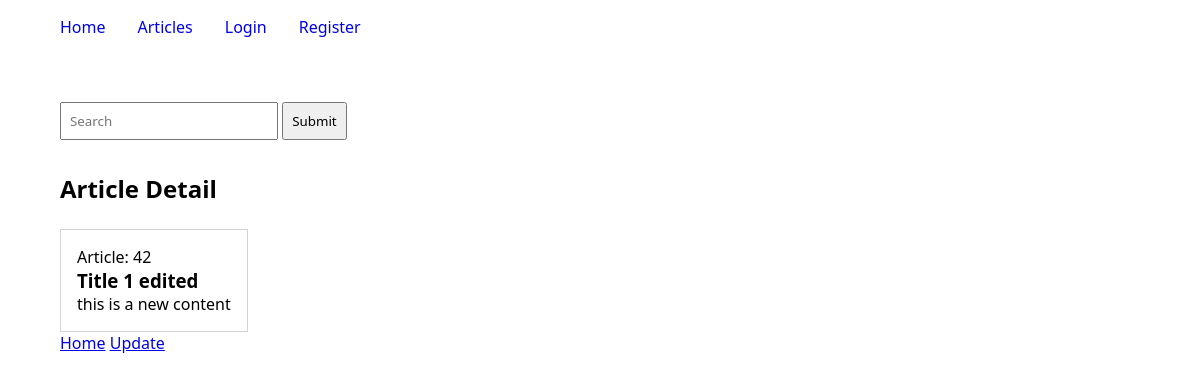
The page /article/42 on the database its author committed.
### articles/models.py (models this page shows, shortened)
class Article(models.Model):
    author = models.ForeignKey(User, on_delete=models.CASCADE, null=True, blank=True)
    title = models.CharField(max_length=200)
    content = models.TextField()
    class Meta:
        ordering = ["-id"]

### articles/views.py (the view)
# urls.py: path("article/<int:id>", detail, name="article-detail"),
def detail(request, id=None):
    article = None
    if id:
        article = Article.objects.get(id=id)
    context = {
        "article": article
    }
    return render(request, "articles/detail.html", context=context)

### articles/templates/articles/detail.html (shortened to what this page needs)
{% extends "articles/index.html" %}
{% block content %}
<Section class="main-section">
    <h2>Article Detail</h2>
    <div class="contents">
        <div class="content">
            <p>Article: {{ article.id }}</p>
            <h3>{{ article.title }}</h3>
            <p>{{ article.content }}</p>
        </div>
    </div>
    <a href="{% url 'articles:home' %}">Home</a>
    <a href="{% url 'articles:article-edit' article.id %}">Update</a>
</Section>
{% endblock content %}

### articles/templates/articles/index.html (style rules this page uses)
.main-section { width: 90%; margin: 2rem auto 0 auto; }
.contents { display: flex; flex-wrap: wrap; gap: 1rem; margin-top: 1.5rem; }
.content { border: 1px solid lightgray; padding: 1rem; }

### rows shown on the page
Article: id "42", title "Title 1 edited", content "this is a new content"
